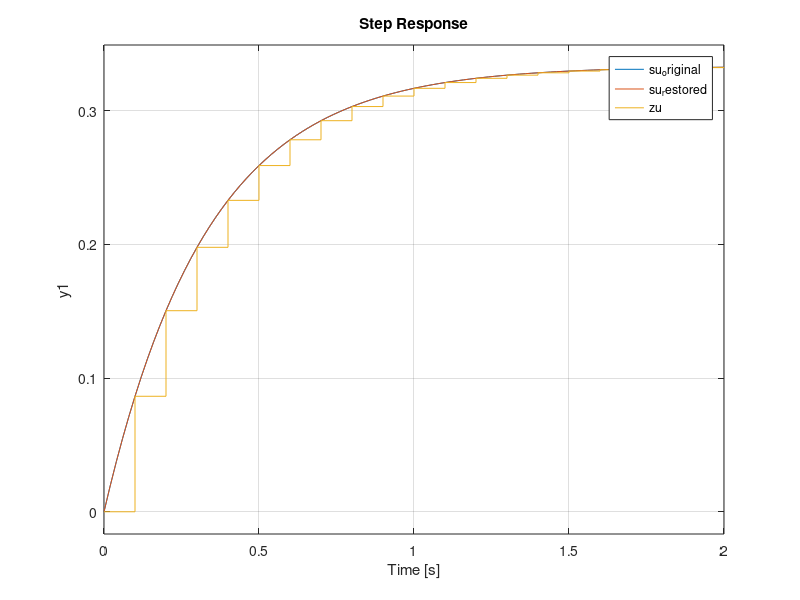

MATLAB code to generate this figure:
% Modelos y Simulación
% Tema: equivalentes discretos y continuos
% Autor: Gianfranco Salomone
 
clc;
clear all;

% 1a. Definición de la función transferencia
su_original = tf(1, [1 3])

% 1b. Conversión a tiempo discreto
Ts = 0.1;
zu = c2d(su_original, Ts, 'matched')  % Otras opciones: zoh, tustin, matched

% 2. Re-conversión a tiempo continuo
su_restored = d2c(zu, 'matched')

% 4. Comparanción de las respuestas al escalón
t_end = 2;  % Tiempo de simulación

subplot(2, 2, 1)
step(su_original, t_end)

subplot(2, 2, 2)
step(zu, t_end)

subplot(2, 2, 3)
step(su_restored, t_end)

subplot(2, 2, 4)
step(su_original, su_restored, zu, t_end)
